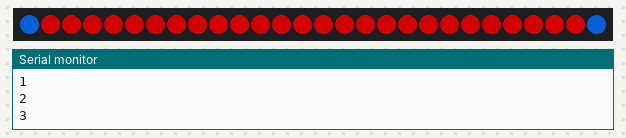
Simulated run of this sketch. Board: ATtiny85, built with avr-gcc and run on an emulated ATtiny85. Parts: 28 RGB LEDs in strip order, left to right, the last lines printed to the serial monitor. Dim RGB values are drawn brighter than linear.

Above: at 0.16 s.
At 1.72 s:
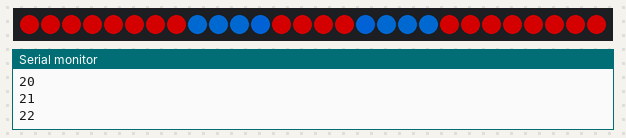
At 3.6 s:
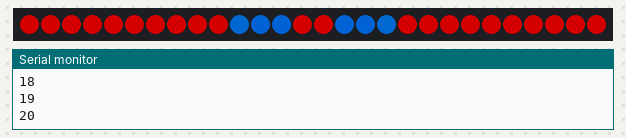
At 4.84 s:
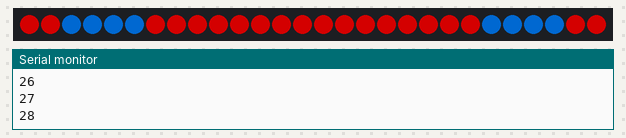
At 6.09 s:
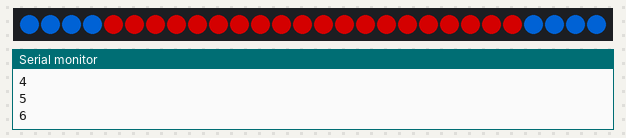
At 8.59 s:
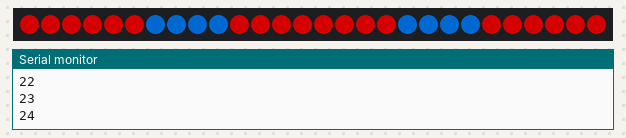

Measured:
- by itself, everything shown: repeats every 8.7 s, in 28 steps

The sketch:

Lightning862OrangeAndBlue.ino
```cpp
#include "Adafruit_WS2801.h"
#ifdef __AVR_ATtiny85__
 #include <avr/power.h>
#endif
/*
// fake class
class cycleRibbonSize
{
  public:
    int fakerSpeed;
     uint8_t roboSpeed = 5;//temp
  cycleRibbonSize(speedinput)
  {
 //robospeed = whatever the speed is returned as
 unit8_t  = roboSpeed

  }
  int figureOutSize(int f_speed);
};

int cycleRibbonSize::figureOutSize(int f_speed)
{

}
*/


uint8_t dataPin  = 2;    // Yellow wire on Adafruit Pixels
uint8_t clockPin = 3;    // Green wire on Adafruit Pixels


uint8_t mode;//what would be passed in by
// Don't forget to connect the ground wire to Arduino ground,
// and the +5V wire to a +5V supply

// Set the first variable to the NUMBER of pixels. 25 = 25 pixels in a row
Adafruit_WS2801 strip = Adafruit_WS2801(28, dataPin, clockPin);

// Optional: leave off pin numbers to use hardware SPI
// (pinout is then specific to each board and can't be changed)
//Adafruit_WS2801 strip = Adafruit_WS2801(25);

//HELPER FUNCTIONS

// Create a 24 bit color value from R,G,B
uint32_t Color(byte r, byte g, byte b)
{
  uint32_t c;
  c = b;
  c <<= 8;
  c |= g;
  c <<= 8;
  c |= r;
  return c;
}

 void rainbow(uint8_t wait) {
  int i, j;

  for (j=0; j < 256; j++) {     // 3 cycles of all 256 colors in the wheel
    for (i=0; i < strip.numPixels(); i++) {
      strip.setPixelColor(i, Wheel( (i + j) % 255));
    }
    strip.show();   // write all the pixels out
    delay(wait);
  }
}

// Slightly different, this one makes the rainbow wheel equally distributed
// along the chain
void rainbowCycle(uint8_t wait) {
int i, j;

 for (j=0; j < 256 * 5; j++) {     // 5 cycles of all 25 colors in the wheel
    for (i=0; i < strip.numPixels(); i++) {
      // tricky math! we use each pixel as a fraction of the full 96-color wheel
      // (thats the i / strip.numPixels() part)
      // Then add in j which makes the colors go around per pixel
      // the % 96 is to make the wheel cycle around
      strip.setPixelColor(i, Wheel( ((i * 256 / strip.numPixels()) + j) % 256) );
    }
    strip.show();   // write all the pixels out
    delay(wait);
  }
}

// fill the dots one after the other with said color
// good for testing purposes
void colorWipe(uint32_t c, uint8_t wait) {
  int i;

  for (i=0; i < strip.numPixels(); i++) {
      strip.setPixelColor(i, c);
      strip.show();
      delay(wait);
  }
}


//Input a value 0 to 255 to get a color value.
//The colours are a transition r - g -b - back to r
uint32_t Wheel(byte WheelPos)
{
  if (WheelPos < 85) {
   return Color(WheelPos * 3, 255 - WheelPos * 3, 0);
   }
   else if (WheelPos < 170) {
   WheelPos -= 85;
   return Color(255 - WheelPos * 3, 0, WheelPos * 3);
  }
  else {
   WheelPos -= 170;
   return Color(0, WheelPos * 3, 255 - WheelPos * 3);
  }
}

void cycle(uint8_t spd, uint8_t pixLen){
  uint8_t r = 0;
  if (pixLen < 18){
    for( r ; r < strip.numPixels(); r++){
    strip.setPixelColor(r - pixLen, Color(0, 0, 129));
    strip.setPixelColor( r , Color(130, 60, 0));//orange
    strip.setPixelColor((strip.numPixels()- pixLen) + r, Color(0, 0, 129));//clear out end
    strip.show();
    delay(spd);
    }
  }
  else {
    colorWipe(Color(130, 60, 0),0);
  }
}


void meet(uint16_t spd){
  uint8_t pixLen = 4;
  for (uint8_t r = 0;r < (pixLen/2 + strip.numPixels())/2; r++){
    if ( r !=  ((pixLen / 2 + strip.numPixels())/2) ){
      strip.setPixelColor(r, Color(130, 60, 0));
      strip.setPixelColor(strip.numPixels()-1 - r, Color(130, 60, 0));
      strip.setPixelColor(r - pixLen , Color(0, 0, 129));
      strip.setPixelColor(strip.numPixels()-1 - r + pixLen, Color(0, 0, 129));
      strip.show();
      delay(spd);
    }
    else{
      delay(spd);
    }
    Serial.println(r);
  }
  for (uint8_t r = strip.numPixels()/2 +3;r < pixLen/2 + strip.numPixels(); r++){

      strip.setPixelColor(r, Color(120, 60, 0));
      strip.setPixelColor(strip.numPixels()-1 - r, Color(120, 60, 0));
      strip.setPixelColor(r - pixLen , Color(0, 0, 129));
      strip.setPixelColor(strip.numPixels()-1 - r + pixLen, Color(0, 0, 129));
      strip.show();
      delay(spd);
    Serial.println(r);
    }
}


void solid(uint32_t stripColor){
 byte i;
  for (i=0; i < strip.numPixels(); i++) {
      strip.setPixelColor(i, stripColor);
  }
  strip.show();
}

void flash(byte colorSet){

 uint32_t color1 = 5432;
 uint32_t color2;
 byte colorSwitch1= colorSet/ 10;
 byte colorSwitch2= colorSet % 10;
 switch (colorSwitch1){//decides which colors are what

  case 0:{
    color1= Color(0, 0, 0);//0black
    break;
  }

  case 1:{
    color1= Color(130, 30, 0);//1orange
    break;
  }

  case 2:{
    color1= Color(0, 0, 129);//2blue
    break;
  }

  case 3:{
    color1=Color(129, 120, 0);//3yellow
    break;
  }

  case 4:{
    color1= Color(0, 129, 0);//4green
    break;
  }

  case 5:{
    color1= Color(127, 0, 0);//5red
    break;
  }

  case 6:{
    color1= Color(0, 129, 64);//6cyan
    break;
  }

  case 7:{
    color1= Color(100, 129, 129);//7 White
    break;
  }

  case 8:{
    color1= Color(67, 0, 129);//8purp
    break;
  }

  case 9:{
    color1= Color(129, 0, 67);//9 pionk
    break;
  }
  default:break;
 }

 switch (colorSwitch2){//decides which colors are what

  case 0:{
    color2= Color(0, 0, 0);//0black
    break;
  }

  case 1:{
    color2= Color(130, 30, 0);//1orange
    break;
  }

  case 2:{
    color2= Color(0, 0, 129);//2blue
    break;
  }

  case 3:{
    color2= Color(129, 120, 0);//3yellow
    break;
  }

  case 4:{
    //color2= Color(0, 129, 0);//4green
    break;
  }

  case 5:{
    color2= Color(127, 0, 0);//5red
    break;
  }

  case 6:{
    color2= Color(0, 129, 64);//6cyan
    break;
  }

  case 7:{
    color2= Color(100, 129, 129);//7 White
    break;
  }

  case 8:{
    color2= Color(67, 0, 129);//8purp
    break;
  }

  case 9:{
    color2= Color(129, 0, 67);//9 pionk
    break;
  }
  default:break;
 }

  //actual led code

  solid(color1);
  delay(400);
   solid(color2);
  delay(400);
}

//END HELPER FUNCTIONS
//###########################################################
//###########################################################
//###########################################################


//Setup and Loop

void setup() {
#if defined(__AVR_ATtiny85__) && (F_CPU == 16000000L)
  clock_prescale_set(clock_div_1); // Enable 16 MHz on Trinket
#endif
  Serial.begin(9600);
  strip.begin();
  strip.show();

  //mode set
  mode = 4;


  solid(Color(0, 0, 129));

}


void loop() {
  byte flashColors;//used in mode 2

  byte pixelLength;//determines pixel lenth
  byte passSpeed;//the delay value to be passed in
  byte passMode;//determines what to use based on the passed in mode

 mode = 248;
  if (mode <= 49){
    passMode = 1; //speed strip code
    passSpeed = ((50 - mode)* 4);
  }
  if ((49 < mode) && (mode < 100)){
    passMode = 1; //speed strip code
    passSpeed = ((100 - mode)* 4);
  }
  if ((100 <= mode) && (mode < 200)){
    passMode = 2; //2 color flash
    flashColors = mode - 100;
  }
  if ((200 <= mode) && (mode < 220)){
    passMode = 6; //orange and blue color wipe
    passSpeed= 224 - mode;
  }
  if ((220 <= mode)&& (mode < 230)){
    passMode = 3;//rainbow cycle
    passSpeed= 235 - mode;
  }
  if ((230 <= mode)&&(mode < 240)){
    passMode = 4;//rainbow
    passSpeed= 244 - mode;
  }
  if ((240 <= mode)&&(mode < 256)){
    passMode = 5;//meet
    passSpeed= (263 - mode)* 2;
  }

  pixelLength = 1 + ((200 - passSpeed) / 10);

  switch(passMode){//switch structure for the LED mode

     case 1: {//do speed chaser mode
      cycle(passSpeed, pixelLength);
      break;
    }

    case 2: {//do 2 color flash mode
      flash(flashColors);
      break;
    }

    case 3: {//distributed rainbow
      rainbowCycle(passSpeed);
      break;
    }

    case 4:{
     rainbow(passSpeed);
     break;
    }

    case 5: {
      meet(passSpeed);
      break;
    }

    case 6: {
      colorWipe(Color(0 , 0, 129), passSpeed);
      colorWipe(Color(130, 30 , 0), passSpeed);
      break;
    }
    case 9: {
      //solid(Color(0, 0, 0));//0black
    // solid(Color(130, 30, 0));//1orange
    //solid(Color(0, 0, 129));//2blue
    // solid(Color(129, 120, 0));//3yellow
    // solid(Color(0, 129, 0));//4green
    // solid(Color(127, 0, 0));//5red
    // solid(Color(0, 129, 64));//6cyan
     //solid(Color(100, 129, 129));//7 White
    //solid(Color(67, 0, 129));//8purp
    //solid(Color(129, 0, 67));//9 pionk

    }
    default: break;
  }
}
```
